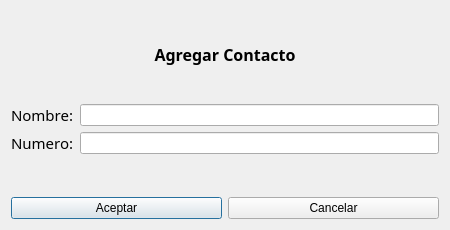
<?xml version="1.0" encoding="UTF-8"?>
<ui version="4.0">
 <class>Agregar</class>
 <widget class="QDialog" name="Agregar">
  <property name="geometry">
   <rect>
    <x>0</x>
    <y>0</y>
    <width>450</width>
    <height>230</height>
   </rect>
  </property>
  <property name="windowTitle">
   <string>Agregar contacto</string>
  </property>
  <layout class="QGridLayout" name="gridLayout_2">
   <item row="0" column="0">
    <layout class="QGridLayout" name="gridLayout">
     <item row="0" column="0">
      <widget class="QLabel" name="label">
       <property name="font">
        <font>
         <family>mononoki Nerd Font</family>
         <pointsize>16</pointsize>
        </font>
       </property>
       <property name="text">
        <string>&lt;html&gt;&lt;head/&gt;&lt;body&gt;&lt;p align=&quot;center&quot;&gt;&lt;span style=&quot; font-size:12pt; font-weight:600;&quot;&gt;Agregar Contacto&lt;/span&gt;&lt;/p&gt;&lt;/body&gt;&lt;/html&gt;</string>
       </property>
       <property name="textFormat">
        <enum>Qt::RichText</enum>
       </property>
      </widget>
     </item>
     <item row="1" column="0">
      <layout class="QFormLayout" name="formLayout">
       <item row="0" column="0">
        <widget class="QLabel" name="label_2">
         <property name="font">
          <font>
           <family>mononoki Nerd Font</family>
           <pointsize>11</pointsize>
          </font>
         </property>
         <property name="text">
          <string>Nombre:</string>
         </property>
        </widget>
       </item>
       <item row="0" column="1">
        <widget class="QLineEdit" name="name"/>
       </item>
       <item row="1" column="0">
        <widget class="QLabel" name="label_3">
         <property name="font">
          <font>
           <family>mononoki Nerd Font</family>
           <pointsize>11</pointsize>
          </font>
         </property>
         <property name="text">
          <string>Numero:</string>
         </property>
        </widget>
       </item>
       <item row="1" column="1">
        <widget class="QLineEdit" name="number"/>
       </item>
      </layout>
     </item>
     <item row="2" column="0">
      <layout class="QHBoxLayout" name="horizontalLayout">
       <item>
        <widget class="QPushButton" name="aceptar">
         <property name="text">
          <string>Aceptar</string>
         </property>
        </widget>
       </item>
       <item>
        <widget class="QPushButton" name="cancelar">
         <property name="text">
          <string>Cancelar</string>
         </property>
        </widget>
       </item>
      </layout>
     </item>
    </layout>
   </item>
  </layout>
 </widget>
 <resources/>
 <connections/>
</ui>
